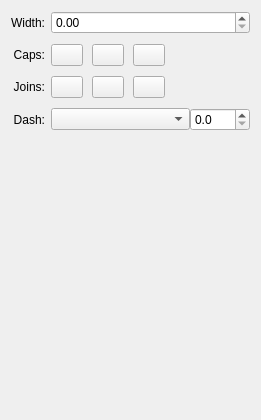
      <widget class="QWidget" name="scrollAreaWidgetContents">
       <property name="geometry">
        <rect>
         <x>0</x>
         <y>0</y>
         <width>261</width>
         <height>420</height>
        </rect>
       </property>
       <property name="minimumSize">
        <size>
         <width>200</width>
         <height>181</height>
        </size>
       </property>
       <layout class="QVBoxLayout" name="verticalLayout_2">
        <item>
         <layout class="QFormLayout" name="formLayout">
          <property name="fieldGrowthPolicy">
           <enum>QFormLayout::AllNonFixedFieldsGrow</enum>
          </property>
          <property name="labelAlignment">
           <set>Qt::AlignRight|Qt::AlignTrailing|Qt::AlignVCenter</set>
          </property>
          <property name="verticalSpacing">
           <number>10</number>
          </property>
          <item row="0" column="0">
           <widget class="QLabel" name="label_3">
            <property name="text">
             <string>Width:</string>
            </property>
            <property name="alignment">
             <set>Qt::AlignRight|Qt::AlignTrailing|Qt::AlignVCenter</set>
            </property>
           </widget>
          </item>
          <item row="0" column="1">
           <widget class="QDoubleSpinBox" name="widthSpinner">
            <property name="minimumSize">
             <size>
              <width>0</width>
              <height>0</height>
             </size>
            </property>
            <property name="maximumSize">
             <size>
              <width>16777215</width>
              <height>16777215</height>
             </size>
            </property>
            <property name="accelerated">
             <bool>true</bool>
            </property>
           </widget>
          </item>
          <item row="1" column="0">
           <widget class="QLabel" name="label">
            <property name="text">
             <string>Caps:</string>
            </property>
            <property name="alignment">
             <set>Qt::AlignRight|Qt::AlignTrailing|Qt::AlignVCenter</set>
            </property>
           </widget>
          </item>
          <item row="1" column="1">
           <layout class="QHBoxLayout" name="horizontalLayout">
            <property name="spacing">
             <number>9</number>
            </property>
            <item>
             <widget class="QPushButton" name="squareCapButton">
              <property name="maximumSize">
               <size>
                <width>32</width>
                <height>32</height>
               </size>
              </property>
              <property name="text">
               <string/>
              </property>
              <property name="icon">
               <iconset resource="rsrc.qrc">
                <normaloff>:/icons/resources/icons/app-icons/capsquare.png</normaloff>:/icons/resources/icons/app-icons/capsquare.png</iconset>
              </property>
              <property name="iconSize">
               <size>
                <width>18</width>
                <height>18</height>
               </size>
              </property>
              <property name="checkable">
               <bool>true</bool>
              </property>
              <attribute name="buttonGroup">
               <string>endCapsButtonGroup</string>
              </attribute>
             </widget>
            </item>
            <item>
             <widget class="QPushButton" name="roundCapButton">
              <property name="maximumSize">
               <size>
                <width>32</width>
                <height>32</height>
               </size>
              </property>
              <property name="text">
               <string/>
              </property>
              <property name="icon">
               <iconset resource="rsrc.qrc">
                <normaloff>:/icons/resources/icons/app-icons/capround.png</normaloff>:/icons/resources/icons/app-icons/capround.png</iconset>
              </property>
              <property name="iconSize">
               <size>
                <width>18</width>
                <height>18</height>
               </size>
              </property>
              <property name="checkable">
               <bool>true</bool>
              </property>
              <property name="default">
               <bool>false</bool>
              </property>
              <property name="flat">
               <bool>false</bool>
              </property>
              <attribute name="buttonGroup">
               <string>endCapsButtonGroup</string>
              </attribute>
             </widget>
            </item>
            <item>
             <widget class="QPushButton" name="flatCapButton">
              <property name="maximumSize">
               <size>
                <width>32</width>
                <height>32</height>
               </size>
              </property>
              <property name="text">
               <string/>
              </property>
              <property name="icon">
               <iconset resource="rsrc.qrc">
                <normaloff>:/icons/resources/icons/app-icons/capbutt.png</normaloff>:/icons/resources/icons/app-icons/capbutt.png</iconset>
              </property>
              <property name="iconSize">
               <size>
                <width>18</width>
                <height>18</height>
               </size>
              </property>
              <property name="checkable">
               <bool>true</bool>
              </property>
              <attribute name="buttonGroup">
               <string>endCapsButtonGroup</string>
              </attribute>
             </widget>
            </item>
           </layout>
          </item>
          <item row="2" column="0">
           <widget class="QLabel" name="label_2">
            <property name="text">
             <string>Joins:</string>
            </property>
            <property name="alignment">
             <set>Qt::AlignRight|Qt::AlignTrailing|Qt::AlignVCenter</set>
            </property>
           </widget>
          </item>
          <item row="2" column="1">
           <layout class="QHBoxLayout" name="horizontalLayout_2">
            <property name="spacing">
             <number>9</number>
            </property>
            <item>
             <widget class="QPushButton" name="roundJoinButton">
              <property name="maximumSize">
               <size>
                <width>32</width>
                <height>32</height>
               </size>
              </property>
              <property name="text">
               <string/>
              </property>
              <property name="icon">
               <iconset resource="rsrc.qrc">
                <normaloff>:/icons/resources/icons/app-icons/joinround.png</normaloff>:/icons/resources/icons/app-icons/joinround.png</iconset>
              </property>
              <property name="iconSize">
               <size>
                <width>18</width>
                <height>18</height>
               </size>
              </property>
              <property name="checkable">
               <bool>true</bool>
              </property>
              <attribute name="buttonGroup">
               <string>lineJoinsButtonGroup</string>
              </attribute>
             </widget>
            </item>
            <item>
             <widget class="QPushButton" name="miterJoinButton">
              <property name="maximumSize">
               <size>
                <width>32</width>
                <height>32</height>
               </size>
              </property>
              <property name="text">
               <string/>
              </property>
              <property name="icon">
               <iconset resource="rsrc.qrc">
                <normaloff>:/icons/resources/icons/app-icons/joinmiter.png</normaloff>:/icons/resources/icons/app-icons/joinmiter.png</iconset>
              </property>
              <property name="iconSize">
               <size>
                <width>18</width>
                <height>18</height>
               </size>
              </property>
              <property name="checkable">
               <bool>true</bool>
              </property>
              <attribute name="buttonGroup">
               <string>lineJoinsButtonGroup</string>
              </attribute>
             </widget>
            </item>
            <item>
             <widget class="QPushButton" name="bevelJoinButton">
              <property name="maximumSize">
               <size>
                <width>32</width>
                <height>32</height>
               </size>
              </property>
              <property name="text">
               <string/>
              </property>
              <property name="icon">
               <iconset resource="rsrc.qrc">
                <normaloff>:/icons/resources/icons/app-icons/joinbevel.png</normaloff>:/icons/resources/icons/app-icons/joinbevel.png</iconset>
              </property>
              <property name="iconSize">
               <size>
                <width>18</width>
                <height>18</height>
               </size>
              </property>
              <property name="checkable">
               <bool>true</bool>
              </property>
              <attribute name="buttonGroup">
               <string>lineJoinsButtonGroup</string>
              </attribute>
             </widget>
            </item>
           </layout>
          </item>
          <item row="3" column="0">
           <widget class="QLabel" name="label_4">
            <property name="text">
             <string>Dash:</string>
            </property>
            <property name="alignment">
             <set>Qt::AlignRight|Qt::AlignTrailing|Qt::AlignVCenter</set>
            </property>
           </widget>
          </item>
          <item row="3" column="1">
           <layout class="QHBoxLayout" name="horizontalLayout_3">
            <property name="sizeConstraint">
             <enum>QLayout::SetFixedSize</enum>
            </property>
            <item>
             <widget class="QComboBox" name="dashCombo">
              <property name="minimumSize">
               <size>
                <width>100</width>
                <height>0</height>
               </size>
              </property>
             </widget>
            </item>
            <item>
             <widget class="QDoubleSpinBox" name="dashPhaseSpinner">
              <property name="maximumSize">
               <size>
                <width>60</width>
                <height>16777215</height>
               </size>
              </property>
              <property name="accelerated">
               <bool>true</bool>
              </property>
              <property name="decimals">
               <number>1</number>
              </property>
             </widget>
            </item>
           </layout>
          </item>
         </layout>
        </item>
       </layout>
      </widget>
